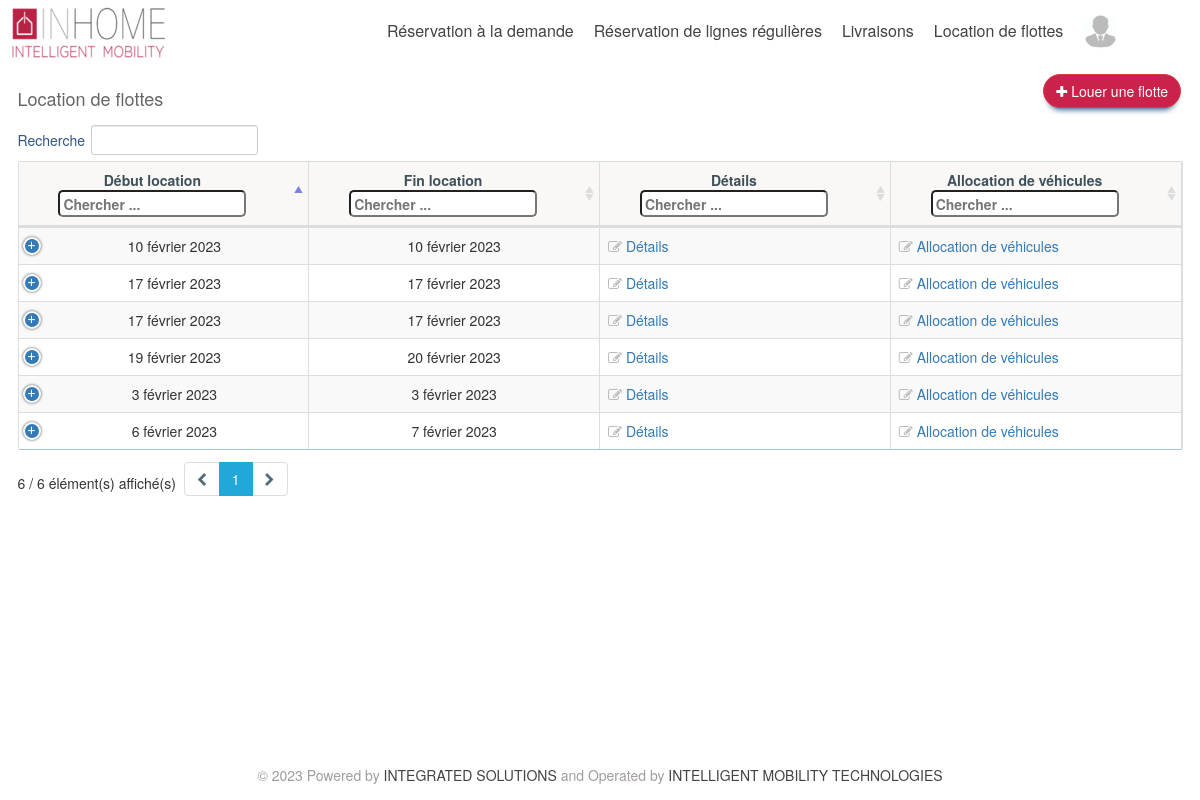
Screenshot of /flotte/flotte/ (signed in) with the database file from the repository.
### flottes/model/model_flotte.py (models this page shows, shortened)
class Flotte(models.Model):
    choix_statut = (
		(0, 'Impayée'),
		(1, 'A réaliser'),
		(2, 'Annulée'),
		(3, 'Réalisée'),
	)
    choix_mode_paiement = (
        (0, 'Carte bancaire'),
        (1, 'Virement'),
    )
    client = models.ForeignKey(settings.AUTH_USER_MODEL, on_delete=models.PROTECT,
		related_name='%(class)s_requests_created')
    debut = models.DateField(default=datetime.date.today)
    fin = models.DateField(default=datetime.date.today)
    charge = models.TextField(blank=True,null=True)
    prix = models.FloatField(default=0.0)
    date_created = models.DateTimeField(auto_now_add=True)
    statut = models.IntegerField(choices=choix_statut, default=0)
    mode_paiement = models.IntegerField(choices=choix_mode_paiement, default=0)
    @property
    def get_total(self):
        total = 0.0
        for o in DetailFlotte.objects.filter(flotte=self):
            total += o.prix
        return round(total, 2)

### flottes/view/view_flotte.py (the view)
# urls.py: path('flotte/', views.flotte_list, name='flotte_list'),
@login_required(login_url="login/")
@csrf_exempt
def flotte_list(request):
	request.session['url_list'] = request.get_full_path()
	return render(request, FlotteTemplate.index, context=get_context(request))

### flottes/templatetags/flotte_filter.py (called while the page is built)
@register.filter()
def get_stripe_refund_price(value):
	return value * 0.8

### flottes/view/view_flotte.py (called while the page is built)
def get_context(request):
	lst = []
	lst = Flotte.objects.filter(client__id = request.user.id).order_by('date_created')
	if request.user.is_superuser:
		lst = Flotte.objects.all().order_by('date_created')
	total = lst.count
	context = {
		'lst': lst,
		'total': total,
		'key':settings.STRIPE_PUBLISHABLE_KEY,
	}
	return context

### helpers/templatetags/helper_filter.py (called while the page is built)
@register.filter()
def is_inst_client(value):
	if hasattr(value,'client'):
		return isinstance(value.client,Client)
	return False

@register.filter()
def get_total_records(total):
	res = ''
	if total > 1:
		res = "<strong style='color:#000;'>" + str(total) + "</strong><em class='text-primary'> enregistrements</em>"
	if total == 1:
		res = "<strong style='color:#000;'>" + str(total) + "</strong><em class='text-primary'> enregistrement</em>"
	return mark_safe(res)

@register.filter()
def get_user_avatar(user):
	res = '/static/img/photo.jpg'
	if isinstance(user, User):
			pass
	return res

@register.filter()
def show_user_name(user):
	if isinstance(user, User):
		if user.is_superuser:
			return user.username
		if user.first_name:
			return user.first_name
		elif user.last_name:
			return user.last_name
	else:
		return ''

### flottes/templates/flotte/flotte_list.html (shortened to what this page needs)
{% extends 'base.html' %}
{% load helper_filter %}
{% load static %}
{% block content %}
<div class="card">
  <div class="card-header">
	<div class="row">
	  	<div class="col-sm-6" style="padding-top: 6px;">
			<h4 class="card-title mb-0">Location de flottes</h4>
	  	</div>
        <div class="col-sm-6 hidden-sm-down" style="padding-top: 6px;">
			{% if request.user|is_inst_client %}
            <label class="float-right label_multiple_button">
                <button type="button" class="btn btn-danger btn-round ml-auto js-create-entity" data-url="{% url 'flotte_create' %}" style="background-color: #ca224b !important;">
                    <i class="fa fa-plus"></i>&nbsp;Louer une flotte
                </button>
            </label>
			{% endif %}
        </div>
	</div>
  </div>
   <div class="card-body card-list" style= "overflow-x:autuo; padding-top: 5px;">
		<table class="table table-hover table-bordered table-striped table-outline mb-0 nowrap border-dashboard-content" id="entity-table" width="100%" cellspacing="0">
			<thead class="thead-default">
				<tr>
					<th class="text-center">Début location</th>
					<th class="text-center">Fin location</th>
					<th class="text-center">Détails</th>
					<th class="text-center">Allocation de véhicules</th>
				</tr>
			</thead>
		<tbody>
			{% include 'flotte/includes/_flotte_list.html' %}
		</tbody>
		</table>
  </div>
</div>
{% endblock %}

### templates/base.html (shortened to what this page needs)
{% load static %}
<!DOCTYPE html>
<html lang="fr">
<head>
    <link href="{% static '/css/font-awesome.css' %}" rel="stylesheet">
    <link href="{% static '/css/simple-line-icons.css' %}" rel="stylesheet">
    <link href="{% static '/css/style.css' %}" rel="stylesheet">
    <link href="{% static '/css/jquery-ui.min.css' %}" rel="stylesheet">
    <link href="{% static '/css/jquery.dataTables.min.css' %}" rel="stylesheet">
    <link href="{% static '/css/responsive.bootstrap.min.css' %}" rel="stylesheet">
    <link href="{% static '/css/dataTables.bootstrap.min.css' %}" rel="stylesheet">
    <link href="{% static '/css/dataTables.bootstrap.min.css' %}" rel="stylesheet">
    <link href="{% static '/css/buttons.dataTables.min.css' %}" rel="stylesheet">
    <link href="{% static '/css/fixedHeader.bootstrap.min.css' %}" rel="stylesheet">
    <link href='https://api.mapbox.com/mapbox-gl-js/v1.12.0/mapbox-gl.css' rel='stylesheet' />
    <link rel="stylesheet" href=https://api.mapbox.com/mapbox-gl-js/plugins/mapbox-gl-directions/v4.1.0/mapbox-gl-directions.css type="text/css" />
    <link rel='stylesheet' href='https://api.mapbox.com/mapbox-gl-js/plugins/mapbox-gl-geocoder/v2.3.0/mapbox-gl-geocoder.css' type='text/css' />
    <link rel='stylesheet' href='https://api.mapbox.com/mapbox-gl-js/plugins/mapbox-gl-draw/v1.0.0/mapbox-gl-draw.css' type='text/css'/>
    <link href="{% static '/css/notyf.min.css' %}" rel="stylesheet">
    <link href="{% static '/css/jquery.timepicker.min.css' %}" rel="stylesheet">
    <link href="{% static '/css/bootstrap-datepicker.css' %}" rel="stylesheet">
    <link href="{% static '/css//jquery-confirm.min.css' %}" rel="stylesheet">
    <link rel="stylesheet" href="https://maxcdn.bootstrapcdn.com/bootstrap/3.4.1/css/bootstrap.min.css">
</head>
<body class="app header-fixed sidebar-fixed aside-menu-fixed aside-menu-hidden sidebar-hidden" oncontextmenu="return false;">
    {% include 'header.html' %}
    <div class="app-body">
        <main class="main">
            <div class="container-fluid">
                <div class="animated fadeIn">
                   {% block content %}{% endblock %}
                </div>
            </div>
        </main>
    </div>
    {% include 'footer.html' %}
</body>
</html>

### templates/header.html (shortened to what this page needs)
{% load static %}
{% load helper_filter %}
<header class="app-header navbar">
    <a class="navbar-brand" href="{% url 'index' %}" style="margin-top: 5px;"></a>
    <ul class="nav navbar-nav ml-auto">
        {% if request.user.is_authenticated %}
            <li class="nav-item" style="margin-right:20px !important;">
                {% if request.user|is_inst_client %}
                <a class="nav-link" href="{% url 'reservation_demande' %}" style="color: #454243; font-size: medium;">Réservation à la demande</a>
                {% else %}
                <a class="nav-link" href="{% url 'reservation_demande_list_driver' %}" style="color: #454243; font-size: medium;">Réservation à la demande</a>
                {%endif%}
            </li>
            <li class="nav-item" style="margin-right:20px !important;">
                <a class="nav-link" href="#" style="color: #454243; font-size: medium;">Réservation de lignes régulières</a>
            </li>
            <li class="nav-item" style="margin-right:20px !important;">
                {% if request.user|is_inst_client %}
                <a class="nav-link" href="{% url 'livraison' %}" style="color: #454243; font-size: medium;">Livraisons</a>
                {% else %}
                <a class="nav-link" href="{% url 'livraison_list_driver' %}" style="color: #454243; font-size: medium;">Livraisons</a>
                {%endif%}
            </li>
            {% if request.user|is_inst_client or request.user.is_superuser %}
            <li class="nav-item" style="margin-right:20px !important;">
                <a class="nav-link" href="{% url 'flotte_list' %}" style="color: #454243; font-size: medium;">Location de flottes</a>
            </li>
            {% endif %}
        {% endif %}
        <li class="nav-item dropdown">
            {% if request.user.is_authenticated %}
            <a class="nav-link text-white" data-toggle="dropdown" href="#" role="button" aria-haspopup="true" aria-expanded="false">
                <span class="d-md-down-none text-white">
                    <img src="{{ user | get_user_avatar }}" class="photo_profile"/> &nbsp;{{ user | show_user_name | capfirst }}
                </span>
            </a>
            {% else %}
                <a style="padding-top: 5px; padding-bottom: 5px; background-color:#ca224b; color: #fff;" href="login" class="btn btn-sm">Connexion</a>
            {% endif %}
        </li>
    </ul>
</header>

### templates/sidebar.html (shortened to what this page needs)
{% load static %}

### flottes/templates/flotte/includes/_flotte_list.html (shortened to what this page needs)
{% load flotte_filter %}
{% load helper_filter %}
{% load humanize %}
{% for obj in lst %}
	<tr title="">
        <td align="center">{{ obj.debut }}</td>
        <td align="center">{{ obj.fin }}</td>
        <td><a class="js-update-entity" href="#" data-url="{% url 'detail_flotte_crud' pk_flotte=obj.pk %}" data-toggle="tooltip" data-placement="top" title="Cliquez ici pour voir les détails" ><span class="fa fa-edit text-primary"></span>&nbsp;Détails</a> </td>
        <td><a class="js-update-entity" href="#" data-url="{% url 'allocation_flotte_crud' pk_flotte=obj.pk %}"><span class="fa fa-edit text-primary"></span>&nbsp;Allocation de véhicules</a></td>
	</tr>
{% endfor %}

### templates/aside.html (shortened to what this page needs)
{% load static %}

### templates/footer.html
<footer class="app-footer" >
    <div align=center>
        © {% now "Y" %}
        <span >Powered by <a style="color: #454243;" href="#" target="_blank">INTEGRATED SOLUTIONS</a>
        </span>
        <span > and Operated by <a style="color: #454243;" href="#" target="_blank">INTELLIGENT MOBILITY TECHNOLOGIES</a>
        </span>
    </div>
</footer>

### rows the page displays
Flotte: debut "3 février 2023", fin "3 février 2023"
Flotte: debut "6 février 2023", fin "7 février 2023"
Flotte: debut "10 février 2023", fin "10 février 2023"
Flotte: debut "17 février 2023", fin "17 février 2023"
Flotte: debut "17 février 2023", fin "17 février 2023"
Flotte: debut "19 février 2023", fin "20 février 2023"
